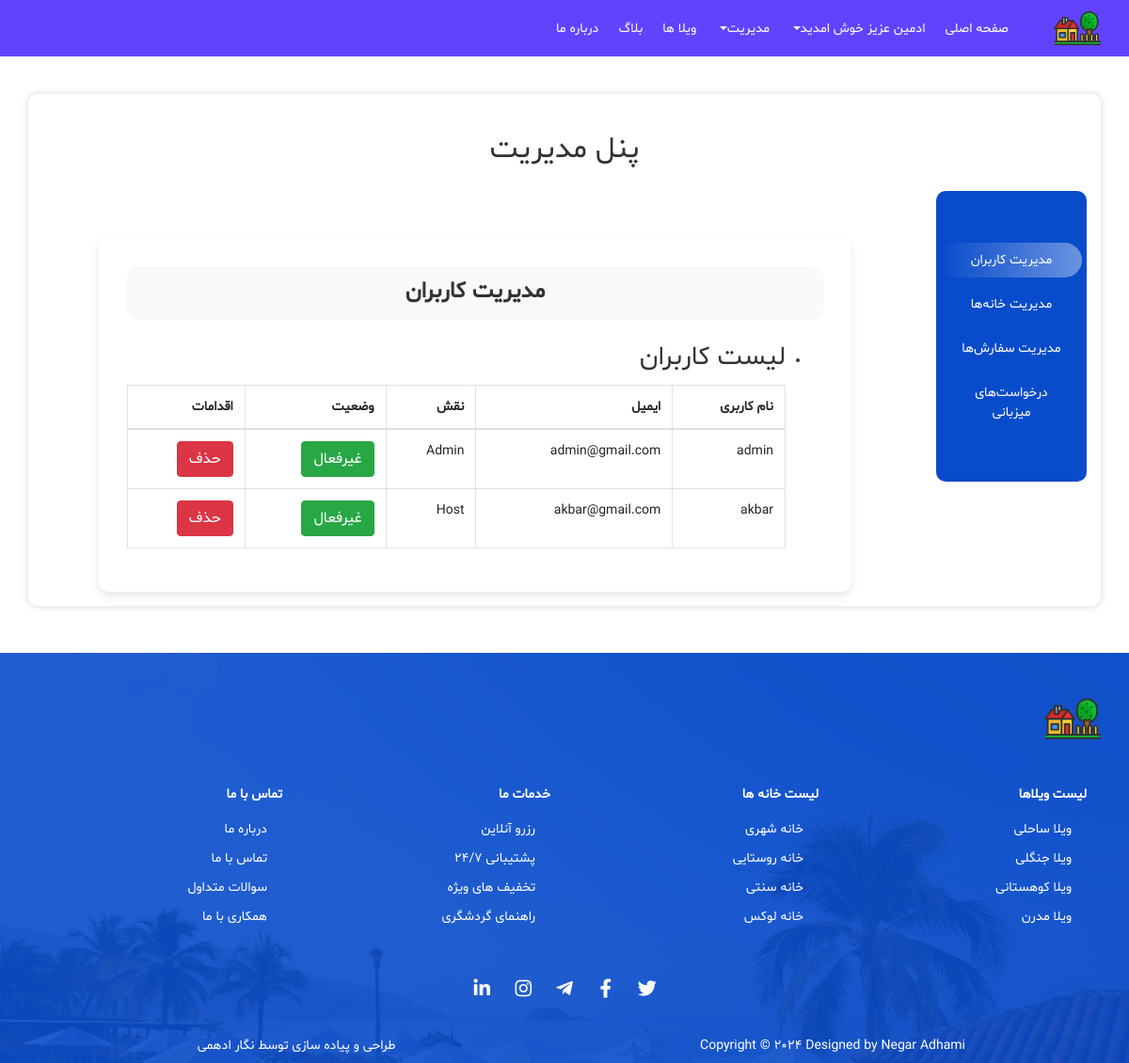
/admin_panel/ (signed in), run on an earlier commit of the app's database.
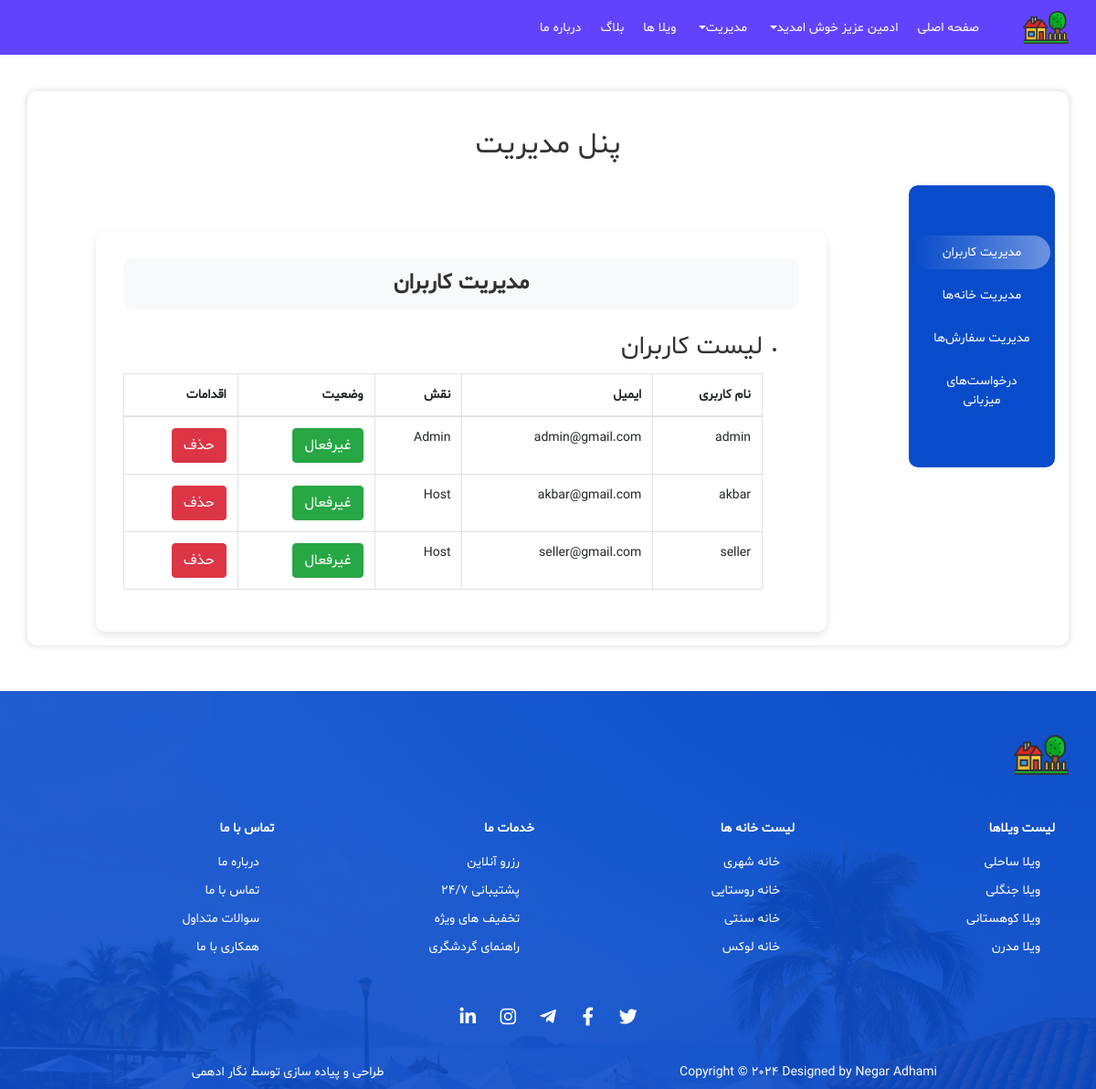
And on a later commit of the database.
### users/models.py (models this page shows)
class User(AbstractUser):
    ROLES = ((1, 'Admin'), (2, 'Host'), (3, 'Passenger'))
    role = models.IntegerField(choices=ROLES, default=3)
    phonenumber = models.CharField(max_length=15, blank=True, null=True)
    address = models.TextField(blank=True, null=True)
    role_change_requested = models.BooleanField(default=False)
    is_active = models.BooleanField(default=True)
    objects = UserManager()

### admin_app/views.py (the view, shortened to what this page needs)
# urls.py: path('admin_panel/', views.admin_panel, name='admin_panel'),
@login_required
def admin_panel(request):
    if not request.user.is_superuser:
        return redirect('home')
    context = {
        'users': User.objects.all(),
        'houses': House.objects.all(),
        'orders': Order.objects.all(),
        'host_requests': User.objects.filter(role_change_requested=True),
    }
    return render(request, 'admin/admin_panel.html', context)

### templates/admin/admin_panel.html (shortened to what this page needs)
{% extends 'base.html' %}
{% block content %}
<main class="container content content-box">
    <h2 class="title-hotel">پنل مدیریت</h2>
    <div class="row mtop-2">
        <div class="col-md-2 col-sm-3 nav-wrapper">
            <div class="nav flex-column nav-pills" id="v-pills-tab" role="tablist" aria-orientation="vertical">
                <a class="nav-link active" id="v-pills-users-tab" data-toggle="pill" href="#v-pills-users" role="tab" aria-controls="v-pills-users" aria-selected="true">مدیریت کاربران</a>
                <a class="nav-link" id="v-pills-houses-tab" data-toggle="pill" href="#v-pills-houses" role="tab" aria-controls="v-pills-houses" aria-selected="false">مدیریت خانه‌ها</a>
                <a class="nav-link" id="v-pills-orders-tab" data-toggle="pill" href="#v-pills-orders" role="tab" aria-controls="v-pills-orders" aria-selected="false">مدیریت سفارش‌ها</a>
                <a class="nav-link" id="v-pills-requests-tab" data-toggle="pill" href="#v-pills-requests" role="tab" aria-controls="v-pills-requests" aria-selected="false">درخواست‌های میزبانی</a>
            </div>
        </div>
        <div class="col-md-10 col-sm-9 content-wrapper">
            <div class="tab-content" id="v-pills-tabContent">
                <div class="tab-pane fade show active" id="v-pills-users" role="tabpanel" aria-labelledby="v-pills-users-tab">
                    <p class="titleWithBg">مدیریت کاربران</p>
                    <ul>
                        <li>
                            <h3>لیست کاربران</h3>
                            <table class="table table-bordered">
                                <thead>
                                    <tr>
                                        <th>نام کاربری</th>
                                        <th>ایمیل</th>
                                        <th>نقش</th>
                                        <th>وضعیت</th>
                                        <th>اقدامات</th>
                                    </tr>
                                </thead>
                                <tbody>
                                    {% for user in users %}
                                    <tr>
                                        <td>{{ user.username }}</td>
                                        <td>{{ user.email }}</td>
                                        <td>{{ user.get_role_display }}</td>
                                        <td>
                                            <form method="post" action="{% url 'toggle_user_status' user.id %}">
                                                <button type="submit" class="btn btn-{{ user.is_active|yesno:'success,danger' }}">{{ user.is_active|yesno:"غیرفعال , فعال " }}</button>
                                            </form>
                                        </td>
                                        <td>
                                            <form method="post" action="{% url 'admin_delete_user' user.id %}">
                                                <button type="submit" class="btn btn-danger">حذف</button>
                                            </form>
                                        </td>
                                    </tr>
                                    {% endfor %}
                                </tbody>
                            </table>
                        </li>
                    </ul>
                </div>
            </div>
        </div>
    </div>
</main>
{% endblock %}

### templates/includes/header.html (shortened to what this page needs)
{% load static %}
<header>
    <nav class="navbar navbar-expand-lg fixed-top p-0 header-nav">
        <div class="container">
            <a class="navbar-brand p-0 m-0" href="#">
                <img src="{% static 'images/logo.svg' %}" alt="ویلا">
            </a>
            <div class="collapse navbar-collapse" id="navbarSupportedContent">
                <ul class="navbar-nav">
                    <li class="nav-item">
                        <a class="nav-link active" href="{% url 'home' %}" title="صفحه اصلی">صفحه اصلی</a>
                    </li>
                    {% if user.is_authenticated %}
                        <li class="nav-item dropdown">
                            <a class="nav-link dropdown-toggle d-flex align-items-center" href="#" id="navbarDropdown"
                                role="button" data-toggle="dropdown" aria-haspopup="true" aria-expanded="false"
                                title="سوییت ها">
                                {{ user.first_name }} عزیز خوش امدید
                            </a>
                        </li>
                        {% if user.is_superuser %}
                            <li class="nav-item dropdown">
                                <a class="nav-link dropdown-toggle d-flex align-items-center" href="#" id="navbarDropdown1"
                                    role="button" data-toggle="dropdown" aria-haspopup="true" aria-expanded="false"
                                    >
                                    مدیریت
                                </a>
                            </li>
                        {% endif %}
                    {% endif %}
                    <li class="nav-item">
                        <a class="nav-link" href="{% url 'house_list' %}" title="ویلا ها">ویلا ها</a>
                    </li>
                    <li class="nav-item">
                        <a class="nav-link" href="{% url 'article' %}" title="بلاگ">بلاگ</a>
                    </li>
                    <li class="nav-item">
                        <a class="nav-link" href="{% url 'about_us' %}" title="درباره ما">درباره ما</a>
                    </li>
                </ul>
            </div>
        </div>
    </nav>
</header>

What changed in the data, as far as the page shows it:
added User: username "seller", email "seller@gmail.com", role "Host", is_active "غیرفعال"
